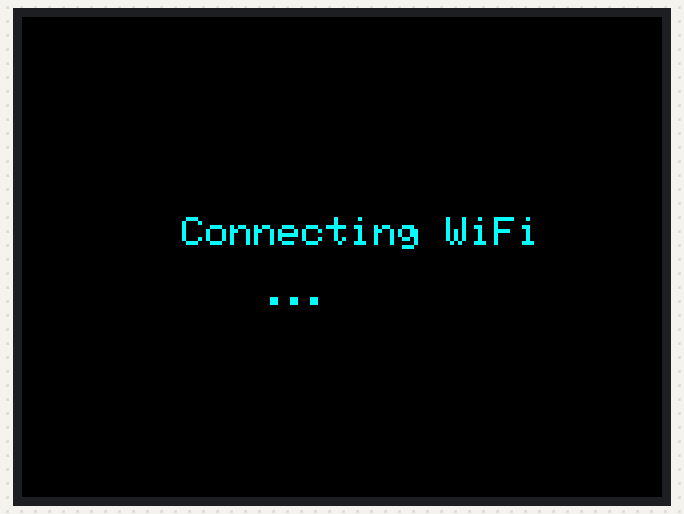
A program run on a simulated ESP32. Shown: 320×240 colour display. WiFi joins after 1.5 s; servers stay silent unless stated; the local clock reads 2024-03-15 10:24:30 at power-on unless the program sets it; storage starts empty; what the program prints to the serial monitor is not drawn.

Above: at 1.9 s.
At 2.4 s:
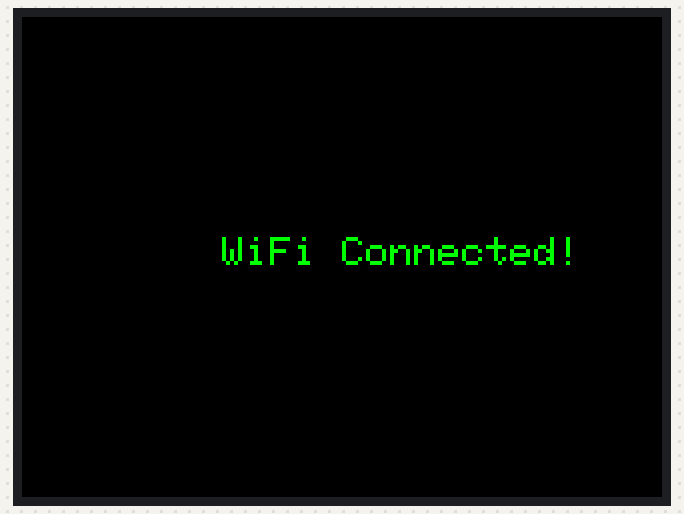
At 3.9 s:
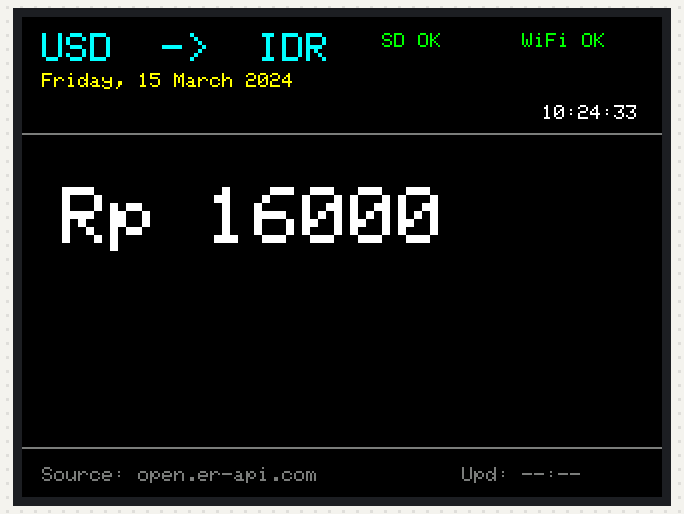

The program:

main.cpp
```cpp
#include <Arduino.h>
#include <WiFi.h>
#include <WiFiClientSecure.h>
#include <HTTPClient.h>
#include <ArduinoJson.h>
#include <TFT_eSPI.h>
#include <time.h>
#include <SPI.h>
#include <SD.h>

// =======================
// KONFIGURASI
// =======================
#define WIFI_SSID     "isi nama wifi kamu"
#define WIFI_PASS     "isi password wifi kamu"
#define REFRESH_MS    300000
#define TIME_UPDATE_MS 1000

#define TIMEZONE_OFFSET 7 * 3600
#define NTP_SERVER1 "pool.ntp.org"
#define NTP_SERVER2 "time.nist.gov"

// ✅ HAPUS custom HSPI — pakai pin default SD pada CYD
#define SD_CS     5

TFT_eSPI tft;

float currentRate = 0;
float prevRate    = 0;
String lastUpdate = "--:--";
float history[100];
int historyCount = 0;

char timeStr[9] = "00:00:00";
char dateStr[24] = "Day, 00 Jan 0000";
bool timeSynced = false;

bool sdOk = false;
unsigned long lastSDsave = 0;

WiFiClientSecure client;
// ✅ HAPUS: SPIClass sdSPI(HSPI); — tidak diperlukan

// =======================
// DEBUG
// =======================
void debug(const char* msg) {
  Serial.print(millis()); Serial.print(": "); Serial.println(msg);
}
void debug(String msg) {
  Serial.print(millis()); Serial.print(": "); Serial.println(msg);
}

// =======================
// SD CARD — FIXED
// =======================
void initSD() {
  debug("Init SD card...");

  // ✅ Gunakan SD.begin() standar, BUKAN custom HSPI
  if (!SD.begin(SD_CS)) {
    sdOk = false;
    debug("SD Card GAGAL");
    return;
  }
  sdOk = true;
  uint64_t cardSize = SD.cardSize() / (1024 * 1024);
  debug("SD Card OK, Size: " + String((int)cardSize) + " MB");
}

void saveHistoryToSD() {
  if (!sdOk) return;
  File file = SD.open("/rate_history.csv", FILE_WRITE);
  if (!file) {
    debug("Gagal buka file untuk write");
    return;
  }
  for (int i = 0; i < historyCount; i++) {
    file.print(history[i]);
    if (i < historyCount - 1) file.print(",");
  }
  file.println();
  file.close();
  debug("History saved to SD");
}

void loadHistoryFromSD() {
  if (!sdOk) return;
  debug("Loading history from SD...");
  File file = SD.open("/rate_history.csv", FILE_READ);
  if (!file) {
    debug("No history file found");
    return;
  }
  String data = file.readString();
  file.close();
  data.trim();
  if (data.length() == 0) return;

  int idx = 0;
  historyCount = 0;
  while (idx < (int)data.length() && historyCount < 100) {
    int comma = data.indexOf(',', idx);
    if (comma == -1) comma = data.length();
    float val = data.substring(idx, comma).toFloat();
    if (val > 0) history[historyCount++] = val;
    idx = comma + 1;
    if (comma >= (int)data.length()) break;
  }
  debug("Loaded " + String(historyCount) + " data points");
}

// =======================
// WIFI
// =======================
void connectWiFi() {
  debug("Connecting WiFi...");
  tft.fillScreen(TFT_BLACK);
  tft.setTextColor(TFT_CYAN);
  tft.setTextSize(2);
  tft.setCursor(80, 100);
  tft.print("Connecting WiFi");

  WiFi.begin(WIFI_SSID, WIFI_PASS);
  int dot = 0;
  while (WiFi.status() != WL_CONNECTED) {
    tft.setCursor(120 + (dot * 10), 130);
    tft.print(".");
    dot = (dot + 1) % 6;
    if (dot == 0) tft.fillRect(120, 130, 60, 20, TFT_BLACK);
    delay(500);
  }
  debug("WiFi connected: " + WiFi.localIP().toString());
  tft.fillScreen(TFT_BLACK);
  tft.setTextColor(TFT_GREEN);
  tft.setCursor(100, 110);
  tft.print("WiFi Connected!");
  delay(1000);
}

// =======================
// NTP
// =======================
void initNTP() {
  debug("Init NTP...");
  configTime(TIMEZONE_OFFSET, 0, NTP_SERVER1, NTP_SERVER2);
  struct tm timeinfo;
  timeSynced = false;
  unsigned long start = millis();
  while (millis() - start < 10000) {
    if (getLocalTime(&timeinfo)) {
      timeSynced = true;
      break;
    }
    delay(500);
  }
  debug(timeSynced ? "NTP sync OK" : "NTP sync FAILED");
}

void updateTimeDisplay() {
  if (!timeSynced) return;
  struct tm timeinfo;
  if (!getLocalTime(&timeinfo)) return;

  char newTime[9];
  strftime(newTime, sizeof(newTime), "%H:%M:%S", &timeinfo);
  if (strcmp(timeStr, newTime) != 0) {
    strcpy(timeStr, newTime);
    tft.setTextColor(TFT_WHITE, TFT_BLACK);
    tft.setTextSize(1);
    tft.setCursor(260, 44);
    tft.print("        ");
    tft.setCursor(260, 44);
    tft.print(timeStr);
  }

  char newDate[24];
  strftime(newDate, sizeof(newDate), "%A, %d %B %Y", &timeinfo);
  if (strcmp(dateStr, newDate) != 0) {
    strcpy(dateStr, newDate);
    tft.setTextColor(TFT_YELLOW, TFT_BLACK);
    tft.setTextSize(1);
    tft.setCursor(10, 28);
    tft.print("                                ");
    tft.setCursor(10, 28);
    tft.print(dateStr);
  }
}

// =======================
// API
// =======================
float fetchRate() {
  debug("Fetching rate...");
  client.setInsecure();
  HTTPClient http;
  http.begin(client, "https://open.er-api.com/v6/latest/USD");
  http.setTimeout(10000); // ✅ timeout 10 detik
  int httpCode = http.GET();
  if (httpCode != 200) {
    http.end();
    debug("HTTP error: " + String(httpCode));
    return 0;
  }
  String payload = http.getString();
  http.end();

  JsonDocument doc;
  DeserializationError error = deserializeJson(doc, payload);
  if (error) {
    debug("JSON parse error: " + String(error.c_str()));
    return 0;
  }
  float rate = doc["rates"]["IDR"].as<float>();
  debug("Rate: " + String(rate));
  return rate;
}

void addHistory(float value) {
  if (historyCount < 100) {
    history[historyCount++] = value;
  } else {
    for (int i = 0; i < 99; i++) history[i] = history[i+1];
    history[99] = value;
  }
}

// =======================
// GRAFIK
// =======================
void drawMiniGraph() {
  if (historyCount < 2) return;
  int gx = 20, gy = 160, gw = 280, gh = 40;
  float minV = history[0], maxV = history[0];
  for (int i = 1; i < historyCount; i++) {
    if (history[i] < minV) minV = history[i];
    if (history[i] > maxV) maxV = history[i];
  }
  if ((maxV - minV) < 50) { maxV += 25; minV -= 25; }
  tft.fillRect(gx, gy, gw, gh, TFT_BLACK);
  float stepX = (float)gw / (historyCount - 1);
  for (int i = 0; i < historyCount - 1; i++) {
    int x1 = gx + (int)(i * stepX);
    int x2 = gx + (int)((i+1) * stepX);
    int y1 = gy + gh - map(history[i] * 100, minV * 100, maxV * 100, 0, gh);
    int y2 = gy + gh - map(history[i+1] * 100, minV * 100, maxV * 100, 0, gh);
    uint16_t color = (history[i+1] >= history[i]) ? TFT_RED : TFT_GREEN;
    tft.drawLine(x1, y1, x2, y2, color);
    tft.fillCircle(x2, y2, 2, color);
  }
}

// =======================
// DRAW UI
// =======================
void drawUI() {
  debug("Drawing UI...");
  tft.fillScreen(TFT_BLACK);

  tft.setTextColor(TFT_CYAN);
  tft.setTextSize(2);
  tft.setCursor(10, 8);
  tft.print("USD  ->  IDR");

  tft.setTextSize(1);
  tft.setTextColor(WiFi.status() == WL_CONNECTED ? TFT_GREEN : TFT_RED);
  tft.setCursor(250, 8);
  tft.print(WiFi.status() == WL_CONNECTED ? "WiFi OK" : "No WiFi");

  tft.setTextColor(sdOk ? TFT_GREEN : TFT_RED);
  tft.setCursor(180, 8);
  tft.print(sdOk ? "SD OK" : "SD Fail");

  tft.setTextColor(TFT_YELLOW);
  tft.setCursor(10, 28);
  tft.print(dateStr);
  tft.setTextColor(TFT_WHITE);
  tft.setCursor(260, 44);
  tft.print(timeStr);

  tft.drawFastHLine(0, 58, 320, TFT_DARKGREY);

  tft.setTextColor(TFT_WHITE);
  tft.setTextSize(4);
  tft.setCursor(20, 85);
  tft.printf("Rp %0.0f", currentRate);

  tft.setTextSize(2);
  if (prevRate > 0 && prevRate != currentRate) {
    float diff = currentRate - prevRate;
    tft.setTextColor(diff >= 0 ? TFT_RED : TFT_GREEN);
    tft.setCursor(20, 135);
    if (diff >= 0) tft.printf("^ +%0.0f", diff);
    else           tft.printf("v %0.0f", diff);
  }

  drawMiniGraph();

  tft.drawFastHLine(0, 215, 320, TFT_DARKGREY);
  tft.setTextColor(TFT_DARKGREY);
  tft.setTextSize(1);
  tft.setCursor(10, 225);
  tft.print("Source: open.er-api.com");
  tft.setCursor(220, 225);
  tft.print("Upd: " + lastUpdate);
}

// =======================
// SETUP
// =======================
void setup() {
  Serial.begin(115200);
  delay(500);
  debug("=== STARTING ===");

  tft.init();
  tft.setRotation(0);
  tft.fillScreen(TFT_BLACK);
  debug("TFT initialized");

  connectWiFi();
  initNTP();

  // ✅ Delay kecil sebelum init SD agar SPI TFT stabil dulu
  delay(200);
  initSD();
  if (sdOk) loadHistoryFromSD();

  float rate = fetchRate();
  if (rate > 0) {
    currentRate = rate;
    prevRate = rate;
    addHistory(rate);
  } else {
    currentRate = 16000;
    prevRate = 16000;
    addHistory(16000);
  }

  struct tm timeinfo;
  if (timeSynced && getLocalTime(&timeinfo)) {
    strftime(timeStr, sizeof(timeStr), "%H:%M:%S", &timeinfo);
    strftime(dateStr, sizeof(dateStr), "%A, %d %B %Y", &timeinfo);
  } else {
    strcpy(timeStr, "00:00:00");
    strcpy(dateStr, "Unknown, 01 Jan 2000");
  }

  drawUI();
  debug("Setup complete");
}

// =======================
// LOOP
// =======================
void loop() {
  static unsigned long lastRateTime = 0;
  static unsigned long lastTimeUpdate = 0;
  unsigned long now = millis();

  if (now - lastTimeUpdate >= TIME_UPDATE_MS) {
    lastTimeUpdate = now;
    updateTimeDisplay();
  }

  if (now - lastRateTime >= REFRESH_MS) {
    lastRateTime = now;
    if (WiFi.status() != WL_CONNECTED) {
      WiFi.disconnect();
      delay(1000);
      WiFi.reconnect();
    }
    prevRate = currentRate;
    float rate = fetchRate();
    if (rate > 0) {
      currentRate = rate;
      addHistory(rate);
      struct tm timeinfo;
      if (timeSynced && getLocalTime(&timeinfo)) {
        char buf[6];
        strftime(buf, sizeof(buf), "%H:%M", &timeinfo);
        lastUpdate = String(buf);
      } else {
        lastUpdate = "--:--";
      }
      drawUI();
    }
  }

  if (sdOk && (now - lastSDsave >= 60000)) {
    lastSDsave = now;
    saveHistoryToSD();
  }

  delay(100);
}
```

Measured:
- what the display in image 0 shows lasts 0.6 s, from 1.8 s to 2.4 s
- what the display in image 1 shows lasts 1.5 s, from 2.4 s to 3.9 s
